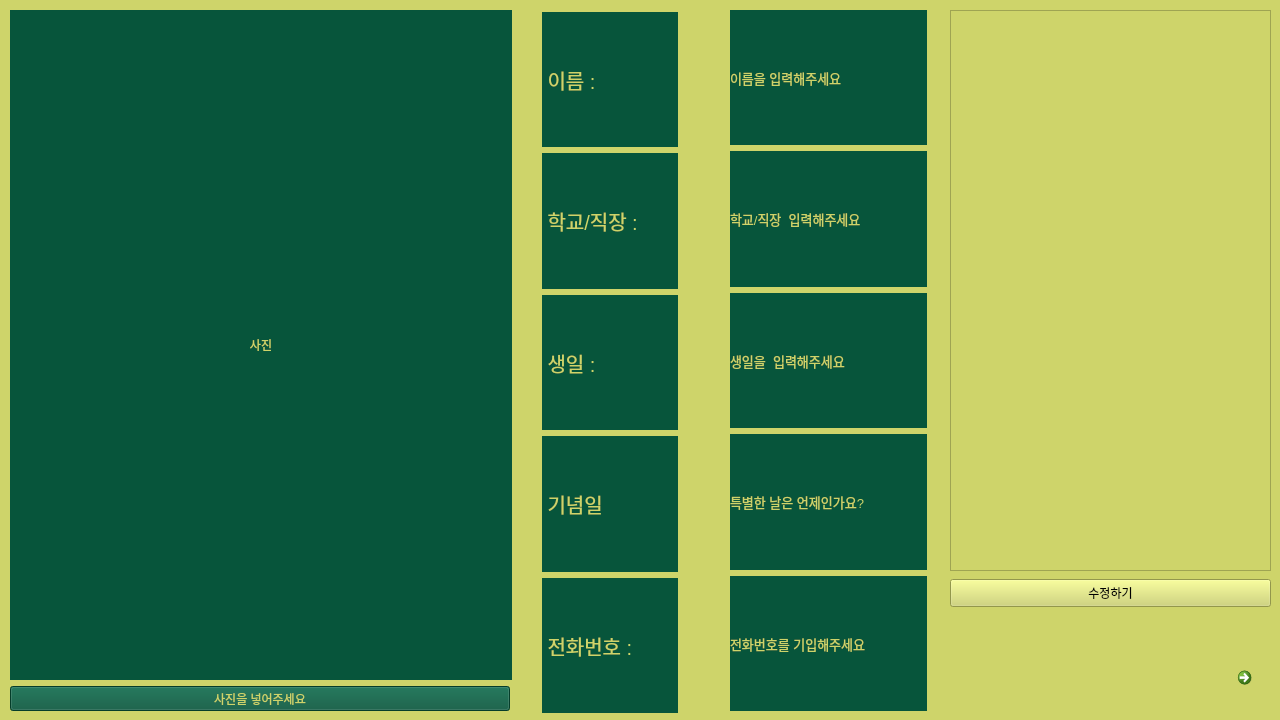
<?xml version="1.0" encoding="UTF-8"?>
<ui version="4.0">
 <class>Dialog</class>
 <widget class="QDialog" name="Dialog">
  <property name="geometry">
   <rect>
    <x>0</x>
    <y>0</y>
    <width>1280</width>
    <height>720</height>
   </rect>
  </property>
  <property name="minimumSize">
   <size>
    <width>1280</width>
    <height>720</height>
   </size>
  </property>
  <property name="windowTitle">
   <string>N3_4</string>
  </property>
  <property name="styleSheet">
   <string notr="true">background-color:rgb(206, 212, 106);
</string>
  </property>
  <widget class="QWidget" name="layoutWidget">
   <property name="geometry">
    <rect>
     <x>10</x>
     <y>10</y>
     <width>502</width>
     <height>701</height>
    </rect>
   </property>
   <layout class="QVBoxLayout" name="verticalLayout">
    <item>
     <widget class="QLabel" name="label">
      <property name="minimumSize">
       <size>
        <width>500</width>
        <height>650</height>
       </size>
      </property>
      <property name="styleSheet">
       <string notr="true">background-color: rgb(7, 85, 59);
color:rgb(206, 212, 106);
</string>
      </property>
      <property name="text">
       <string>사진</string>
      </property>
      <property name="alignment">
       <set>Qt::AlignCenter</set>
      </property>
     </widget>
    </item>
    <item>
     <widget class="QToolButton" name="toolButton">
      <property name="minimumSize">
       <size>
        <width>500</width>
        <height>0</height>
       </size>
      </property>
      <property name="styleSheet">
       <string notr="true">background-color: rgb(7, 85, 59);
color:rgb(206, 212, 106);
</string>
      </property>
      <property name="text">
       <string>사진을 넣어주세요</string>
      </property>
     </widget>
    </item>
   </layout>
  </widget>
  <widget class="QCommandLinkButton" name="commandLinkButton">
   <property name="geometry">
    <rect>
     <x>1230</x>
     <y>660</y>
     <width>40</width>
     <height>40</height>
    </rect>
   </property>
   <property name="styleSheet">
    <string notr="true">background-color: rgb(7, 85, 59);
color:rgb(206, 212, 106);
</string>
   </property>
   <property name="text">
    <string/>
   </property>
  </widget>
  <widget class="QWidget" name="layoutWidget">
   <property name="geometry">
    <rect>
     <x>542</x>
     <y>12</y>
     <width>136</width>
     <height>701</height>
    </rect>
   </property>
   <layout class="QVBoxLayout" name="verticalLayout_2">
    <item>
     <widget class="QLabel" name="label_12">
      <property name="font">
       <font>
        <pointsize>15</pointsize>
       </font>
      </property>
      <property name="styleSheet">
       <string notr="true">background-color: rgb(7, 85, 59);
color:rgb(206, 212, 106);
</string>
      </property>
      <property name="text">
       <string> 이름 :</string>
      </property>
     </widget>
    </item>
    <item>
     <widget class="QLabel" name="label_18">
      <property name="font">
       <font>
        <pointsize>15</pointsize>
       </font>
      </property>
      <property name="styleSheet">
       <string notr="true">background-color: rgb(7, 85, 59);
color:rgb(206, 212, 106);
</string>
      </property>
      <property name="text">
       <string> 학교/직장 :</string>
      </property>
     </widget>
    </item>
    <item>
     <widget class="QLabel" name="label_19">
      <property name="font">
       <font>
        <pointsize>15</pointsize>
       </font>
      </property>
      <property name="styleSheet">
       <string notr="true">background-color: rgb(7, 85, 59);
color:rgb(206, 212, 106);
</string>
      </property>
      <property name="text">
       <string> 생일 :</string>
      </property>
     </widget>
    </item>
    <item>
     <widget class="QLabel" name="label_20">
      <property name="font">
       <font>
        <pointsize>15</pointsize>
       </font>
      </property>
      <property name="styleSheet">
       <string notr="true">background-color: rgb(7, 85, 59);
color:rgb(206, 212, 106);
</string>
      </property>
      <property name="text">
       <string> 기념일</string>
      </property>
     </widget>
    </item>
    <item>
     <widget class="QLabel" name="label_16">
      <property name="font">
       <font>
        <pointsize>15</pointsize>
       </font>
      </property>
      <property name="styleSheet">
       <string notr="true">background-color: rgb(7, 85, 59);
color:rgb(206, 212, 106);
</string>
      </property>
      <property name="text">
       <string> 전화번호 :</string>
      </property>
     </widget>
    </item>
   </layout>
  </widget>
  <widget class="QWidget" name="layoutWidget">
   <property name="geometry">
    <rect>
     <x>730</x>
     <y>10</y>
     <width>197</width>
     <height>701</height>
    </rect>
   </property>
   <layout class="QVBoxLayout" name="verticalLayout_3">
    <item>
     <widget class="QLabel" name="label_a">
      <property name="minimumSize">
       <size>
        <width>195</width>
        <height>0</height>
       </size>
      </property>
      <property name="font">
       <font>
        <pointsize>10</pointsize>
       </font>
      </property>
      <property name="styleSheet">
       <string notr="true">background-color: rgb(7, 85, 59);
color:rgb(206, 212, 106);
</string>
      </property>
      <property name="text">
       <string>이름을 입력해주세요</string>
      </property>
     </widget>
    </item>
    <item>
     <widget class="QLabel" name="label_b">
      <property name="font">
       <font>
        <pointsize>10</pointsize>
       </font>
      </property>
      <property name="styleSheet">
       <string notr="true">background-color: rgb(7, 85, 59);
color:rgb(206, 212, 106);
</string>
      </property>
      <property name="text">
       <string>학교/직장  입력해주세요</string>
      </property>
     </widget>
    </item>
    <item>
     <widget class="QLabel" name="label_c">
      <property name="font">
       <font>
        <pointsize>10</pointsize>
       </font>
      </property>
      <property name="styleSheet">
       <string notr="true">background-color: rgb(7, 85, 59);
color:rgb(206, 212, 106);
</string>
      </property>
      <property name="text">
       <string>생일을  입력해주세요</string>
      </property>
     </widget>
    </item>
    <item>
     <widget class="QLabel" name="label_d">
      <property name="font">
       <font>
        <pointsize>10</pointsize>
       </font>
      </property>
      <property name="styleSheet">
       <string notr="true">background-color: rgb(7, 85, 59);
color:rgb(206, 212, 106);
</string>
      </property>
      <property name="text">
       <string>특별한 날은 언제인가요?</string>
      </property>
     </widget>
    </item>
    <item>
     <widget class="QLabel" name="label_e">
      <property name="font">
       <font>
        <pointsize>10</pointsize>
       </font>
      </property>
      <property name="styleSheet">
       <string notr="true">background-color: rgb(7, 85, 59);
color:rgb(206, 212, 106);
</string>
      </property>
      <property name="text">
       <string>전화번호를 기입해주세요</string>
      </property>
     </widget>
    </item>
   </layout>
  </widget>
  <widget class="QTextEdit" name="textEdit_m">
   <property name="geometry">
    <rect>
     <x>950</x>
     <y>10</y>
     <width>321</width>
     <height>561</height>
    </rect>
   </property>
  </widget>
  <widget class="QPushButton" name="pushButton">
   <property name="geometry">
    <rect>
     <x>950</x>
     <y>579</y>
     <width>321</width>
     <height>28</height>
    </rect>
   </property>
   <property name="text">
    <string>수정하기</string>
   </property>
  </widget>
  <zorder>layoutWidget</zorder>
  <zorder>layoutWidget</zorder>
  <zorder>layoutWidget</zorder>
  <zorder>commandLinkButton</zorder>
  <zorder>textEdit_m</zorder>
  <zorder>pushButton</zorder>
 </widget>
 <resources/>
 <connections>
  <connection>
   <sender>commandLinkButton</sender>
   <signal>clicked()</signal>
   <receiver>Dialog</receiver>
   <slot>nachHause_click_open()</slot>
   <hints>
    <hint type="sourcelabel">
     <x>1239</x>
     <y>679</y>
    </hint>
    <hint type="destinationlabel">
     <x>1214</x>
     <y>694</y>
    </hint>
   </hints>
  </connection>
  <connection>
   <sender>pushButton</sender>
   <signal>clicked()</signal>
   <receiver>Dialog</receiver>
   <slot>N3_4_D_specMODIFY()</slot>
   <hints>
    <hint type="sourcelabel">
     <x>1035</x>
     <y>597</y>
    </hint>
    <hint type="destinationlabel">
     <x>1035</x>
     <y>645</y>
    </hint>
   </hints>
  </connection>
 </connections>
 <slots>
  <slot>nachHause_click_open()</slot>
  <slot>N3_4_D_specMODIFY()</slot>
 </slots>
</ui>
